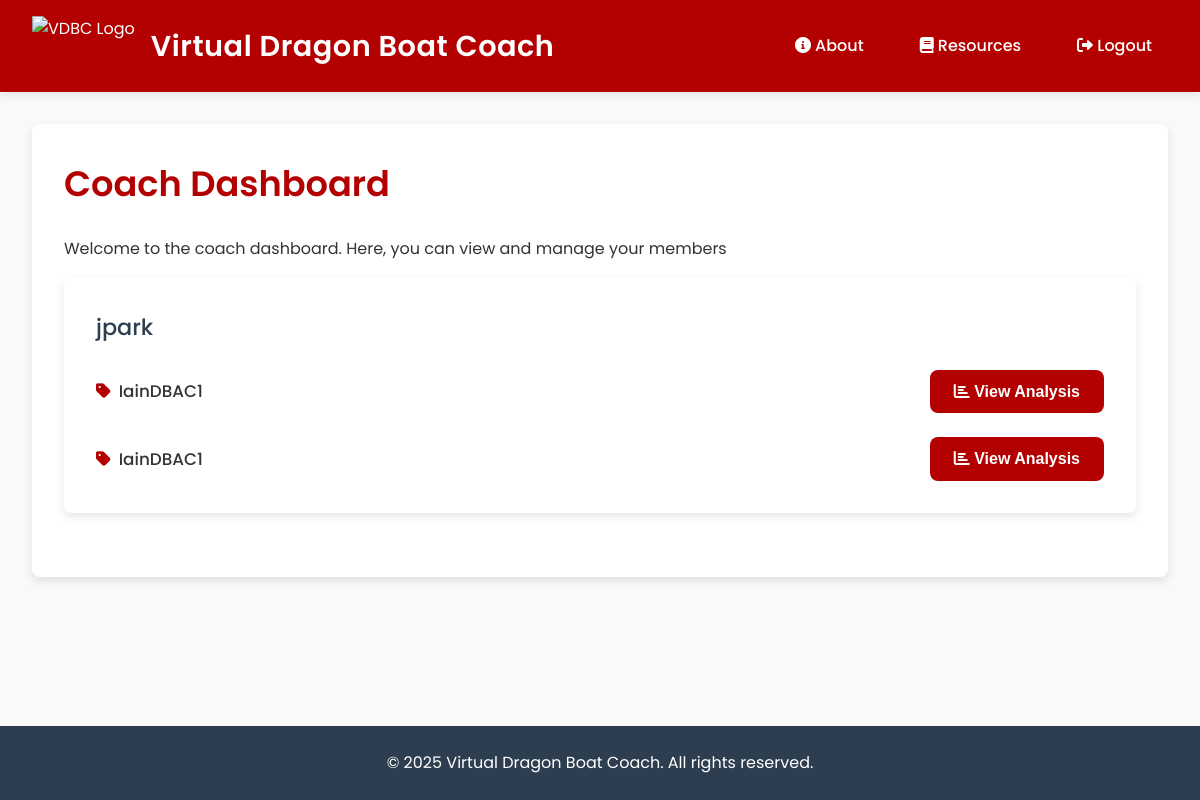
The page /coach-dashboard (signed in) on the database as committed earlier.
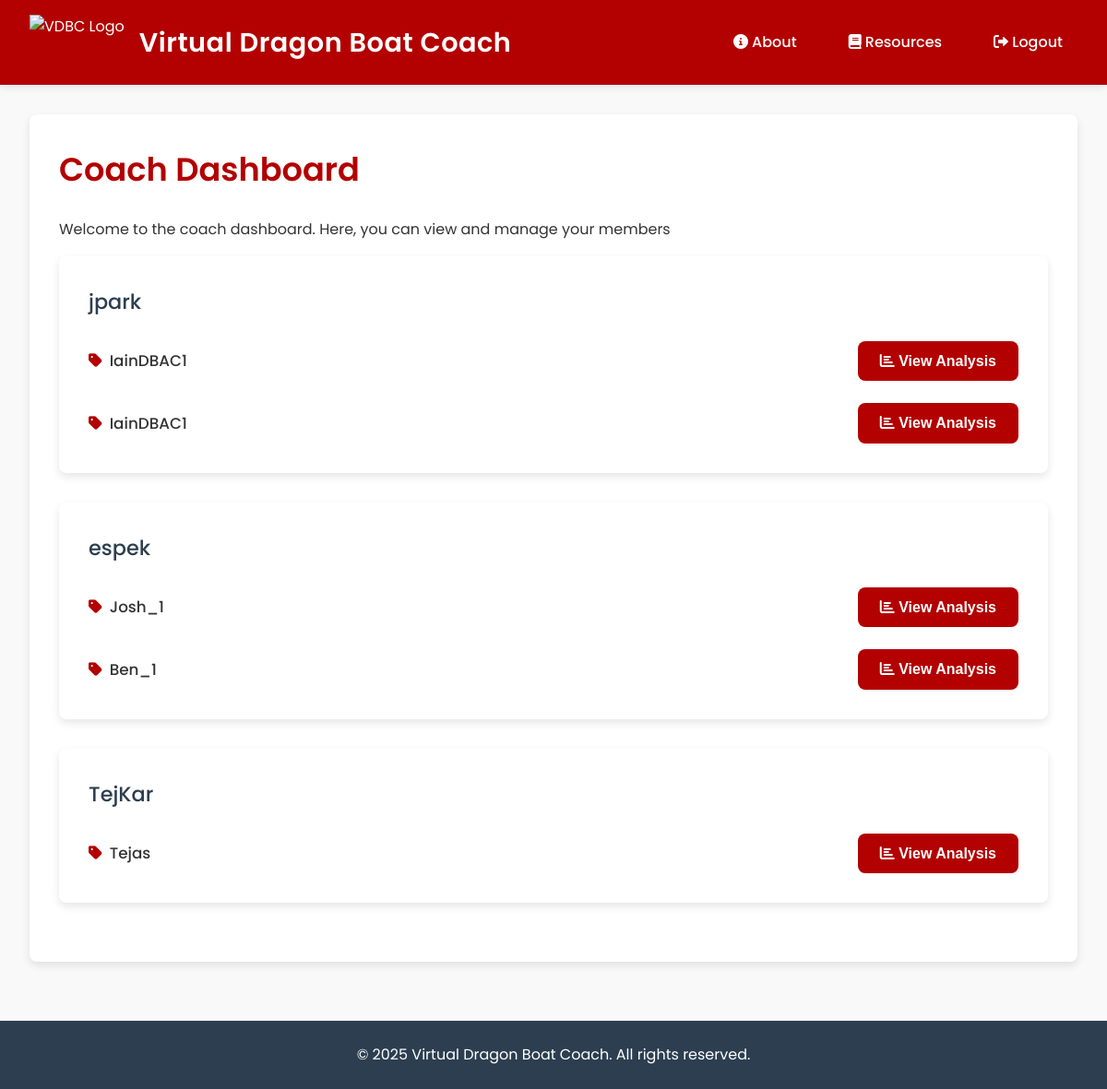
The same page on the database as committed later.
### tables this page shows
CREATE TABLE shared_sessions (
        id INTEGER PRIMARY KEY AUTOINCREMENT,
        username TEXT NOT NULL,
        session_url TEXT NOT NULL,
        trial_name TEXT NOT NULL,
        coach_feedback TEXT,
        feedback_timestamp TEXT
    );

### app.py (the view)
@app.route('/coach-dashboard')
def coach_dashboard():
    if 'token' not in session or session.get('position') != 'coach':
        return redirect(url_for('coach_login'))
    conn = sqlite3.connect(DB_PATH)
    conn.row_factory = sqlite3.Row  # This enables column access by name
    cursor = conn.cursor()
    cursor.execute('''
        SELECT username, session_url, trial_name
        FROM shared_sessions
    ''')
    shared_sessions = cursor.fetchall()
    conn.close()
    grouped_sessions = {}
    for session_data in shared_sessions:
        username = session_data['username']
        if username not in grouped_sessions:
            grouped_sessions[username] = []
        grouped_sessions[username].append({
            'session_url': session_data['session_url'],
            'trial_name': session_data['trial_name']
        })
    return render_template("coachDashboard.html", grouped_sessions=grouped_sessions)

### templates/coachDashboard.html (shortened to what this page needs)
<!DOCTYPE html>
<html lang="en">
<head>
    <link rel="stylesheet" href="{{ url_for('static', filename='styles.css') }}">
    <link rel="stylesheet" href="https://cdnjs.cloudflare.com/ajax/libs/font-awesome/6.0.0-beta3/css/all.min.css">
</head>
<body>
    <header>
        <div class="header-content">
            <div class="logo-container">
                <img src="https://static.wixstatic.com/media/90c0a3_82c43324b646429ea5117b9c10018156~mv2.png/v1/crop/x_0,y_0,w_8769,h_6859/fill/w_345,h_270,al_c,q_85,usm_0.66_1.00_0.01,enc_avif,quality_auto/DB_Logo_2017_Maroon_LightBG%20(1).png" alt="VDBC Logo" class="logo">
                <span class="site-title">Virtual Dragon Boat Coach</span>
            </div>
            <nav>
                <ul>
                    <li><a href="{{ url_for('about') }}"><i class="fas fa-info-circle"></i> About</a></li>
                    <li><a href="{{ url_for('resources') }}"><i class="fas fa-book"></i> Resources</a></li>
                    <li><a href="{{ url_for('logout') }}"><i class="fas fa-sign-out-alt"></i> Logout</a></li>
                </ul>
            </nav>
        </div>
    </header>
    <main>
        <div class="container">
            <h1>Coach Dashboard</h1>
            <p>Welcome to the coach dashboard. Here, you can view and manage your members</p>
            {% if grouped_sessions %}
                <div>
                    {% for username, sessions in grouped_sessions.items() %}
                    <div class="container">
                        <h3>{{ username }}</h3>
                        {% for session in sessions %}
                            <div class="user-session">
                                <form action="{{ url_for('coach_view_analysis') }}" method="POST">
                                    <div class="coach-session-info">
                                        <div class="coach-trial-name">
                                            <i class="fas fa-tag"></i> {{ session.trial_name }}
                                        </div>
                                        <button type="submit" class="btn-view">
                                            <i class="fas fa-chart-bar"></i> View Analysis
                                        </button>
                                    </div>
                                </form>
                            </div>
                        {% endfor %}
                    </div>
                {% endfor %}
                </div>
            {% else %}
                <p>No data shared yet.</p>
            {% endif %}
        </div>
    </main>
    <footer>
        <p>&copy; 2025 Virtual Dragon Boat Coach. All rights reserved.</p>
    </footer>
</body>
</html>

### static/styles.css (style rules this page uses)
:root { --primary-color: #b30000; --primary-dark: #8b0000; --primary-light: #ff6b6b; --secondary-color: #2c3e50; --accent-color: #f1c40f; --text-color: #333333; --text-light: #757575; --bg-color: #f9f9f9; --card-bg: #ffffff; --success-color: #2ecc71; --error-color: #e74c3c; --border-radius: 8px; --box-shadow: 0 4px 10px rgba(0, 0, 0, 0.1); --transition: all 0.3s ease; }
* { box-sizing: border-box; margin: 0; padding: 0; }
body { font-family: 'Poppins', sans-serif; line-height: 1.6; color: var(--text-color); background-color: var(--bg-color); min-height: 100vh; display: flex; flex-direction: column; }
header { background: var(--primary-color); color: white; padding: 1rem 2rem; box-shadow: 0 2px 10px rgba(0, 0, 0, 0.1); }
.header-content { max-width: 1200px; margin: 0 auto; display: flex; justify-content: space-between; align-items: center; }
.logo-container { display: flex; align-items: center; }
.logo { height: 60px; margin-right: 1rem; }
.site-title { font-size: 1.8rem; font-weight: 600; letter-spacing: 0.5px; }
nav ul { list-style: none; display: flex; gap: 1.5rem; }
nav ul li a { color: white; text-decoration: none; font-weight: 500; padding: 0.5rem 1rem; border-radius: 4px; transition: var(--transition); }
main { flex: 1; padding: 2rem; max-width: 1200px; margin: 0 auto; width: 100%; }
.container { background: var(--card-bg); border-radius: var(--border-radius); box-shadow: var(--box-shadow); padding: 2rem; margin-bottom: 2rem; }
h1 { font-size: 2.2rem; color: var(--primary-color); margin-bottom: 1.5rem; font-weight: 600; }
h3 { font-size: 1.4rem; color: var(--secondary-color); margin-bottom: 0.8rem; font-weight: 500; }
p { font-size: 1rem; margin-bottom: 1rem; color: var(--text-color); }
form { margin-top: 1.5rem; display: flex; flex-direction: column; gap: 1.2rem; }
button { background: var(--primary-color); color: white; border: none; padding: 0.8rem 1.5rem; font-size: 1rem; font-weight: 600; border-radius: var(--border-radius); cursor: pointer; transition: var(--transition); text-align: center; display: inline-block; }
footer { text-align: center; padding: 1.5rem; background: var(--secondary-color); color: #fff; margin-top: auto; }
footer p { color: #fff; margin-bottom: 0; }
.coach-session-info { display: flex; justify-content: space-between; align-items: center; }
.coach-trial-name { font-weight: 500; color: #333; display: flex; align-items: center; gap: 0.5rem; font-size: 1.05rem; }
.coach-trial-name i { color: var(--primary-color); }

Rows that differ between the two databases and show on the page:
added shared_sessions: username "espek", trial_name "Josh_1"
added shared_sessions: trial_name "Ben_1", shown under "espek"
added shared_sessions: username "TejKar", trial_name "Tejas"
